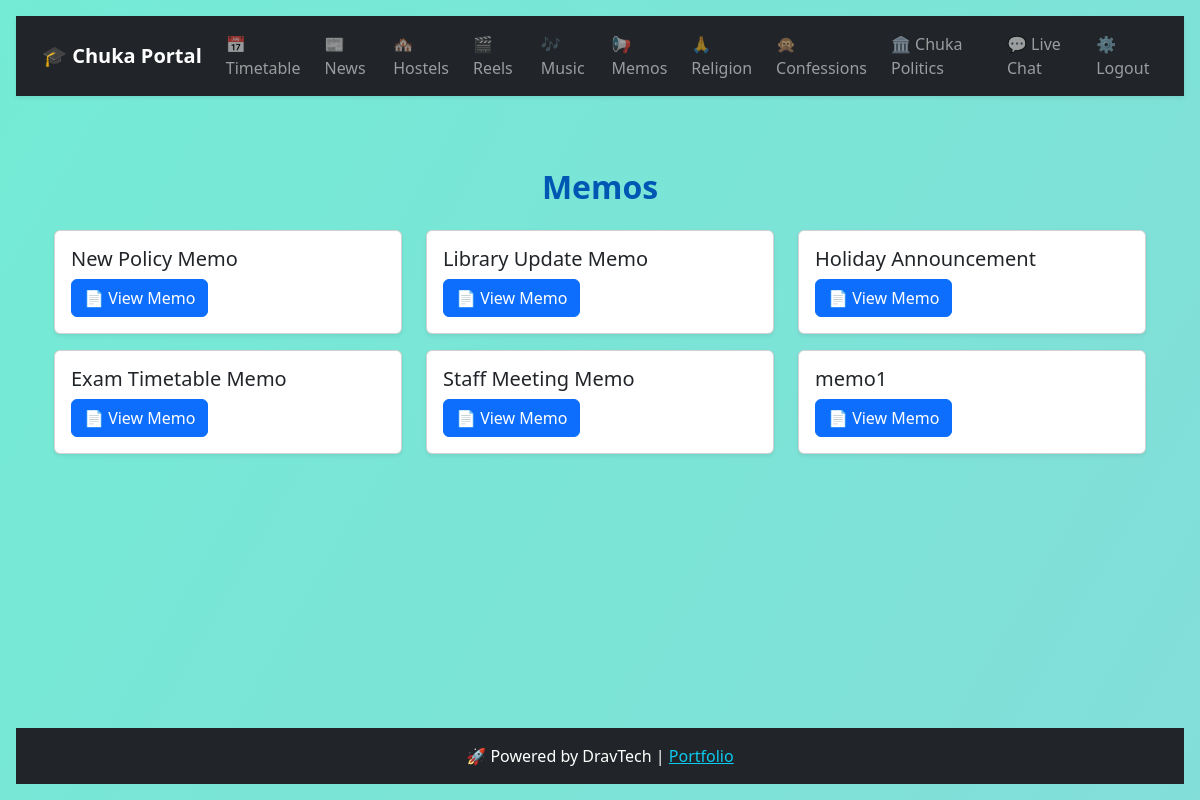
Page /displayer/memos/ (signed in) on the committed database.
### AjiraApp/models.py (models this page shows, shortened)
class Memo(models.Model):
    title = models.CharField(max_length=255)
    file = models.FileField(upload_to="memos/")
    created_at = models.DateTimeField(default=timezone.now)

### AjiraApp/views.py (the view)
# urls.py: path("displayer/<str:section>/", views.displayer, name="displayer-board"),
@login_required
def displayer(request, section):
    context = {"section": section}
    if section == "news":
        context["items"] = News.objects.all().order_by("-created_at")
    elif section == "hostels":
        context["items"] = Hostel.objects.all().order_by("-created_at")
    elif section == "reels":
        context["items"] = Reel.objects.all().order_by("-created_at")
    elif section == "memos":
        context["items"] = Memo.objects.all().order_by("-created_at")
    elif section == "ads":
        context["items"] = Advertisement.objects.filter(active=True).order_by("-created_at")
    else:
        context["items"] = []  # fallback
    return render(request, "displayer.html", context)

### templates/displayer.html (shortened to what this page needs)
{% extends "base.html" %}
{% load static %}
{% block content %}
<div class="container">
  <h2 class="mb-4 text-capitalize">{{ section }}</h2>
  {% if items %}
    <div class="row">
      {% for item in items %}
        <div class="col-md-4 mb-3">
          <div class="card shadow-sm h-100">
            {% if section == "news" %}
              <div class="card-body">
                <h5>{{ item.title }}</h5>
                {% if item.media %}
                  {% if item.is_video %}
                    <video controls class="w-100">
                      <source src="{{ item.media.url }}" type="video/mp4">
                    </video>
                  {% else %}
                    <img src="{{ item.media.url }}" class="img-fluid">
                  {% endif %}
                {% else %}
                  <p class="text-muted">No media available</p>
                {% endif %}
                <p class="text-muted small">{{ item.created_at|date:"M d, Y H:i" }}</p>
              </div>
            {% elif section == "memos" %}
              <div class="card-body">
                <h5>{{ item.title }}</h5>
                {% if item.file %}
                  <a href="{{ item.file.url }}" target="_blank" class="btn btn-primary">📄 View Memo</a>
                {% else %}
                  <p class="text-muted">No file available</p>
                {% endif %}
              </div>
            {% endif %}
          </div>
        </div>
      {% endfor %}
    </div>
  {% else %}
    <p>No content found in {{ section }}</p>
  {% endif %}
</div>
{% endblock %}

### static/assets/portal.css (style rules this page uses)
* { margin:0; padding:0; box-sizing:border-box; }
body { font-family: 'Segoe UI', Tahoma, sans-serif; min-height: 100vh; display: flex; flex-direction: column; gap: 1rem; padding: 1rem; background: linear-gradient(120deg, #74ebd5, #ACB6E5); background-size: 400% 400%; animation: bgAnim 12s ease infinite; }
h2,h3 { font-weight:600; color:#0056b3; margin-bottom:1rem; text-align:center; }

### rows in the picture
Memo: title "New Policy Memo"
Memo: title "Library Update Memo"
Memo: title "Holiday Announcement"
Memo: title "Exam Timetable Memo"
Memo: title "Staff Meeting Memo"
Memo: title "memo1"

### other values in the picture
{{ section }} "Memos"
